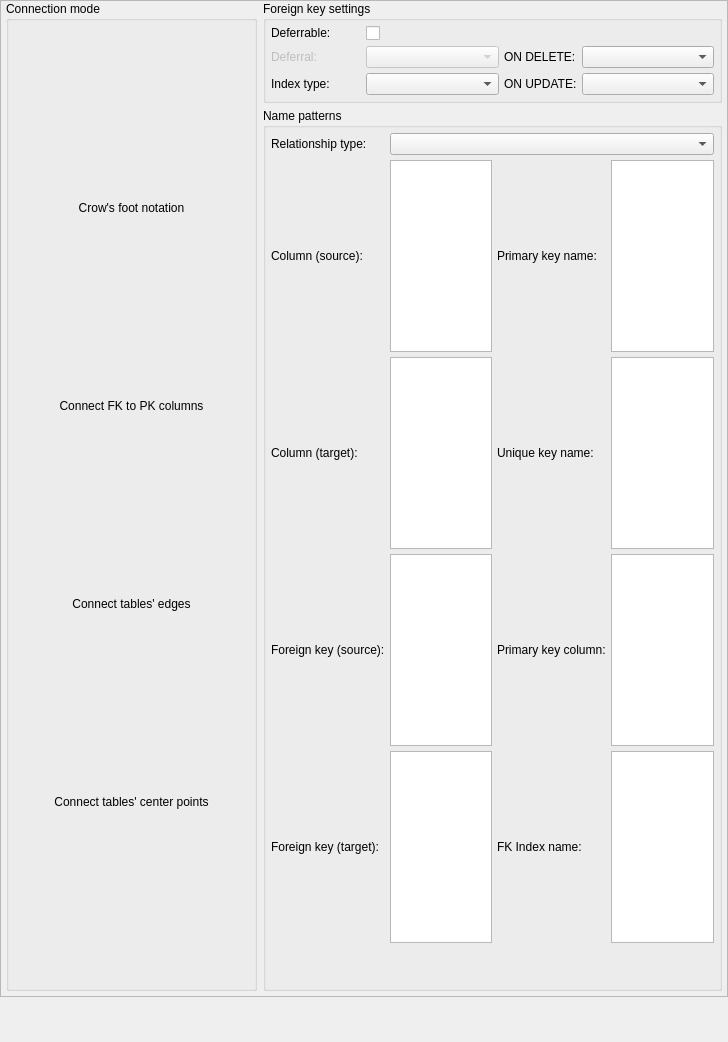
<?xml version="1.0" encoding="UTF-8"?>
<ui version="4.0">
 <class>RelationshipConfigWidget</class>
 <widget class="QWidget" name="RelationshipConfigWidget">
  <property name="geometry">
   <rect>
    <x>0</x>
    <y>0</y>
    <width>728</width>
    <height>1042</height>
   </rect>
  </property>
  <property name="sizePolicy">
   <sizepolicy hsizetype="Expanding" vsizetype="Preferred">
    <horstretch>0</horstretch>
    <verstretch>0</verstretch>
   </sizepolicy>
  </property>
  <property name="windowTitle">
   <string>Form</string>
  </property>
  <layout class="QVBoxLayout" name="verticalLayout_3">
   <property name="leftMargin">
    <number>0</number>
   </property>
   <property name="topMargin">
    <number>0</number>
   </property>
   <property name="rightMargin">
    <number>0</number>
   </property>
   <property name="bottomMargin">
    <number>0</number>
   </property>
   <item>
    <widget class="QFrame" name="bg_frame">
     <property name="sizePolicy">
      <sizepolicy hsizetype="Preferred" vsizetype="Fixed">
       <horstretch>0</horstretch>
       <verstretch>0</verstretch>
      </sizepolicy>
     </property>
     <property name="frameShape">
      <enum>QFrame::Shape::StyledPanel</enum>
     </property>
     <property name="frameShadow">
      <enum>QFrame::Shadow::Raised</enum>
     </property>
     <layout class="QHBoxLayout" name="horizontalLayout">
      <property name="leftMargin">
       <number>5</number>
      </property>
      <property name="topMargin">
       <number>0</number>
      </property>
      <property name="rightMargin">
       <number>5</number>
      </property>
      <property name="bottomMargin">
       <number>5</number>
      </property>
      <item>
       <layout class="QVBoxLayout" name="verticalLayout">
        <property name="spacing">
         <number>5</number>
        </property>
        <item>
         <widget class="QGroupBox" name="conn_mode_gb">
          <property name="sizePolicy">
           <sizepolicy hsizetype="Fixed" vsizetype="Preferred">
            <horstretch>0</horstretch>
            <verstretch>0</verstretch>
           </sizepolicy>
          </property>
          <property name="minimumSize">
           <size>
            <width>0</width>
            <height>0</height>
           </size>
          </property>
          <property name="title">
           <string>Connection mode</string>
          </property>
          <layout class="QVBoxLayout" name="verticalLayout_6">
           <property name="leftMargin">
            <number>5</number>
           </property>
           <property name="topMargin">
            <number>5</number>
           </property>
           <property name="rightMargin">
            <number>5</number>
           </property>
           <property name="bottomMargin">
            <number>5</number>
           </property>
           <item>
            <widget class="QToolButton" name="crows_foot_tb">
             <property name="minimumSize">
              <size>
               <width>235</width>
               <height>0</height>
              </size>
             </property>
             <property name="toolTip">
              <string>&lt;p&gt;This mode renders the relationships in crow's foot notation which has a better semantics and readability. It also determines the optimal point where the relationship is connected on the tables' edges taking their position into account.&lt;/p&gt;</string>
             </property>
             <property name="text">
              <string>Crow's foot notation</string>
             </property>
             <property name="icon">
              <iconset resource="../../res/resources.qrc">
               <normaloff>:/images/images/conn_crowsfoot.png</normaloff>:/images/images/conn_crowsfoot.png</iconset>
             </property>
             <property name="iconSize">
              <size>
               <width>197</width>
               <height>50</height>
              </size>
             </property>
             <property name="checkable">
              <bool>true</bool>
             </property>
             <property name="autoRepeat">
              <bool>false</bool>
             </property>
             <property name="toolButtonStyle">
              <enum>Qt::ToolButtonStyle::ToolButtonTextUnderIcon</enum>
             </property>
             <property name="autoRaise">
              <bool>true</bool>
             </property>
            </widget>
           </item>
           <item>
            <widget class="QToolButton" name="fk_to_pk_tb">
             <property name="minimumSize">
              <size>
               <width>235</width>
               <height>0</height>
              </size>
             </property>
             <property name="toolTip">
              <string>This mode is available only for &lt;strong&gt;one-to-one&lt;/strong&gt;, &lt;strong&gt;one-to-many&lt;/strong&gt; and &lt;strong&gt;fk relationships&lt;/strong&gt; but provides a better semantics when linking tables by placing the lines on the exact point where the relationship occurs. It implies the usage of the classical ER notation.</string>
             </property>
             <property name="text">
              <string>Connect FK to PK columns</string>
             </property>
             <property name="icon">
              <iconset resource="../../res/resources.qrc">
               <normaloff>:/images/images/conn_fktopk.png</normaloff>:/images/images/conn_fktopk.png</iconset>
             </property>
             <property name="iconSize">
              <size>
               <width>197</width>
               <height>50</height>
              </size>
             </property>
             <property name="checkable">
              <bool>true</bool>
             </property>
             <property name="autoRepeat">
              <bool>false</bool>
             </property>
             <property name="toolButtonStyle">
              <enum>Qt::ToolButtonStyle::ToolButtonTextUnderIcon</enum>
             </property>
             <property name="autoRaise">
              <bool>true</bool>
             </property>
            </widget>
           </item>
           <item>
            <widget class="QToolButton" name="tab_edges_tb">
             <property name="minimumSize">
              <size>
               <width>235</width>
               <height>0</height>
              </size>
             </property>
             <property name="toolTip">
              <string>&lt;p&gt;This mode determines the optimal point where the relationship is connected on the tables' edges taking their position into account. It implies the usage of the classical ER notation.&lt;/p&gt;</string>
             </property>
             <property name="text">
              <string>Connect tables' edges</string>
             </property>
             <property name="icon">
              <iconset resource="../../res/resources.qrc">
               <normaloff>:/images/images/conn_tabedges.png</normaloff>:/images/images/conn_tabedges.png</iconset>
             </property>
             <property name="iconSize">
              <size>
               <width>197</width>
               <height>50</height>
              </size>
             </property>
             <property name="checkable">
              <bool>true</bool>
             </property>
             <property name="autoRepeat">
              <bool>false</bool>
             </property>
             <property name="toolButtonStyle">
              <enum>Qt::ToolButtonStyle::ToolButtonTextUnderIcon</enum>
             </property>
             <property name="autoRaise">
              <bool>true</bool>
             </property>
            </widget>
           </item>
           <item>
            <widget class="QToolButton" name="center_pnts_tb">
             <property name="minimumSize">
              <size>
               <width>235</width>
               <height>0</height>
              </size>
             </property>
             <property name="toolTip">
              <string>&lt;p&gt;This mode is the classical one. It connects the relationship to tables through their central points. It implies the usage of the classical ER notation.&lt;/p&gt;</string>
             </property>
             <property name="text">
              <string>Connect tables' center points</string>
             </property>
             <property name="icon">
              <iconset resource="../../res/resources.qrc">
               <normaloff>:/images/images/conn_tabcenter.png</normaloff>:/images/images/conn_tabcenter.png</iconset>
             </property>
             <property name="iconSize">
              <size>
               <width>197</width>
               <height>50</height>
              </size>
             </property>
             <property name="checkable">
              <bool>true</bool>
             </property>
             <property name="autoRepeat">
              <bool>false</bool>
             </property>
             <property name="toolButtonStyle">
              <enum>Qt::ToolButtonStyle::ToolButtonTextUnderIcon</enum>
             </property>
             <property name="autoRaise">
              <bool>true</bool>
             </property>
            </widget>
           </item>
          </layout>
         </widget>
        </item>
       </layout>
      </item>
      <item>
       <layout class="QVBoxLayout" name="verticalLayout_2">
        <property name="spacing">
         <number>5</number>
        </property>
        <property name="bottomMargin">
         <number>0</number>
        </property>
        <item>
         <widget class="QGroupBox" name="foreign_key_gb">
          <property name="sizePolicy">
           <sizepolicy hsizetype="Preferred" vsizetype="Fixed">
            <horstretch>0</horstretch>
            <verstretch>0</verstretch>
           </sizepolicy>
          </property>
          <property name="focusPolicy">
           <enum>Qt::FocusPolicy::TabFocus</enum>
          </property>
          <property name="title">
           <string>Foreign key settings</string>
          </property>
          <property name="checkable">
           <bool>false</bool>
          </property>
          <property name="checked">
           <bool>false</bool>
          </property>
          <layout class="QGridLayout" name="gridLayout">
           <property name="leftMargin">
            <number>5</number>
           </property>
           <property name="topMargin">
            <number>5</number>
           </property>
           <property name="rightMargin">
            <number>5</number>
           </property>
           <property name="bottomMargin">
            <number>5</number>
           </property>
           <property name="spacing">
            <number>5</number>
           </property>
           <item row="2" column="4">
            <widget class="QComboBox" name="del_action_cmb">
             <property name="sizePolicy">
              <sizepolicy hsizetype="Expanding" vsizetype="Fixed">
               <horstretch>0</horstretch>
               <verstretch>0</verstretch>
              </sizepolicy>
             </property>
             <property name="iconSize">
              <size>
               <width>28</width>
               <height>28</height>
              </size>
             </property>
            </widget>
           </item>
           <item row="3" column="4">
            <widget class="QComboBox" name="upd_action_cmb">
             <property name="sizePolicy">
              <sizepolicy hsizetype="Expanding" vsizetype="Fixed">
               <horstretch>0</horstretch>
               <verstretch>0</verstretch>
              </sizepolicy>
             </property>
             <property name="iconSize">
              <size>
               <width>28</width>
               <height>28</height>
              </size>
             </property>
            </widget>
           </item>
           <item row="2" column="3">
            <widget class="QLabel" name="on_delete_lbl">
             <property name="text">
              <string>ON DELETE:</string>
             </property>
            </widget>
           </item>
           <item row="3" column="3">
            <widget class="QLabel" name="on_update_lbl">
             <property name="text">
              <string>ON UPDATE:</string>
             </property>
            </widget>
           </item>
           <item row="2" column="2">
            <widget class="QComboBox" name="deferral_cmb">
             <property name="enabled">
              <bool>false</bool>
             </property>
             <property name="sizePolicy">
              <sizepolicy hsizetype="Expanding" vsizetype="Fixed">
               <horstretch>0</horstretch>
               <verstretch>0</verstretch>
              </sizepolicy>
             </property>
             <property name="minimumSize">
              <size>
               <width>0</width>
               <height>0</height>
              </size>
             </property>
             <property name="maximumSize">
              <size>
               <width>16777215</width>
               <height>16777215</height>
              </size>
             </property>
             <property name="sizeAdjustPolicy">
              <enum>QComboBox::SizeAdjustPolicy::AdjustToContents</enum>
             </property>
             <property name="iconSize">
              <size>
               <width>28</width>
               <height>28</height>
              </size>
             </property>
            </widget>
           </item>
           <item row="3" column="2">
            <widget class="QComboBox" name="index_type_cmb">
             <property name="sizePolicy">
              <sizepolicy hsizetype="Expanding" vsizetype="Fixed">
               <horstretch>0</horstretch>
               <verstretch>0</verstretch>
              </sizepolicy>
             </property>
            </widget>
           </item>
           <item row="2" column="1">
            <widget class="QLabel" name="deferral_lbl">
             <property name="enabled">
              <bool>false</bool>
             </property>
             <property name="sizePolicy">
              <sizepolicy hsizetype="Preferred" vsizetype="Fixed">
               <horstretch>0</horstretch>
               <verstretch>0</verstretch>
              </sizepolicy>
             </property>
             <property name="minimumSize">
              <size>
               <width>0</width>
               <height>0</height>
              </size>
             </property>
             <property name="maximumSize">
              <size>
               <width>16777215</width>
               <height>16777215</height>
              </size>
             </property>
             <property name="text">
              <string>Deferral:</string>
             </property>
            </widget>
           </item>
           <item row="3" column="1">
            <widget class="QLabel" name="index_type_lbl">
             <property name="sizePolicy">
              <sizepolicy hsizetype="Preferred" vsizetype="Fixed">
               <horstretch>0</horstretch>
               <verstretch>0</verstretch>
              </sizepolicy>
             </property>
             <property name="minimumSize">
              <size>
               <width>90</width>
               <height>0</height>
              </size>
             </property>
             <property name="maximumSize">
              <size>
               <width>90</width>
               <height>16777215</height>
              </size>
             </property>
             <property name="text">
              <string>Index type:</string>
             </property>
            </widget>
           </item>
           <item row="0" column="2">
            <widget class="QCheckBox" name="deferrable_chk">
             <property name="sizePolicy">
              <sizepolicy hsizetype="Expanding" vsizetype="Fixed">
               <horstretch>0</horstretch>
               <verstretch>0</verstretch>
              </sizepolicy>
             </property>
             <property name="minimumSize">
              <size>
               <width>0</width>
               <height>0</height>
              </size>
             </property>
             <property name="maximumSize">
              <size>
               <width>16777215</width>
               <height>16777215</height>
              </size>
             </property>
             <property name="text">
              <string/>
             </property>
            </widget>
           </item>
           <item row="0" column="1">
            <widget class="QLabel" name="deferrable_lbl">
             <property name="sizePolicy">
              <sizepolicy hsizetype="Preferred" vsizetype="Fixed">
               <horstretch>0</horstretch>
               <verstretch>0</verstretch>
              </sizepolicy>
             </property>
             <property name="minimumSize">
              <size>
               <width>90</width>
               <height>0</height>
              </size>
             </property>
             <property name="maximumSize">
              <size>
               <width>90</width>
               <height>16777215</height>
              </size>
             </property>
             <property name="text">
              <string>Deferrable:</string>
             </property>
            </widget>
           </item>
          </layout>
         </widget>
        </item>
        <item>
         <widget class="QGroupBox" name="name_patterns_grp">
          <property name="sizePolicy">
           <sizepolicy hsizetype="Preferred" vsizetype="Expanding">
            <horstretch>0</horstretch>
            <verstretch>0</verstretch>
           </sizepolicy>
          </property>
          <property name="minimumSize">
           <size>
            <width>0</width>
            <height>0</height>
           </size>
          </property>
          <property name="font">
           <font>
            <italic>false</italic>
           </font>
          </property>
          <property name="focusPolicy">
           <enum>Qt::FocusPolicy::TabFocus</enum>
          </property>
          <property name="title">
           <string>Name patterns</string>
          </property>
          <property name="checkable">
           <bool>false</bool>
          </property>
          <layout class="QGridLayout" name="gridLayout_2">
           <property name="leftMargin">
            <number>5</number>
           </property>
           <property name="topMargin">
            <number>5</number>
           </property>
           <property name="rightMargin">
            <number>5</number>
           </property>
           <property name="bottomMargin">
            <number>5</number>
           </property>
           <property name="spacing">
            <number>5</number>
           </property>
           <item row="3" column="4">
            <widget class="QPlainTextEdit" name="pk_col_pattern_txt">
             <property name="sizePolicy">
              <sizepolicy hsizetype="Expanding" vsizetype="Fixed">
               <horstretch>0</horstretch>
               <verstretch>0</verstretch>
              </sizepolicy>
             </property>
             <property name="minimumSize">
              <size>
               <width>0</width>
               <height>0</height>
              </size>
             </property>
             <property name="maximumSize">
              <size>
               <width>16777215</width>
               <height>16777215</height>
              </size>
             </property>
             <property name="verticalScrollBarPolicy">
              <enum>Qt::ScrollBarPolicy::ScrollBarAlwaysOff</enum>
             </property>
             <property name="horizontalScrollBarPolicy">
              <enum>Qt::ScrollBarPolicy::ScrollBarAlwaysOff</enum>
             </property>
            </widget>
           </item>
           <item row="4" column="1">
            <widget class="QPlainTextEdit" name="dst_fk_pattern_txt">
             <property name="sizePolicy">
              <sizepolicy hsizetype="Expanding" vsizetype="Fixed">
               <horstretch>0</horstretch>
               <verstretch>0</verstretch>
              </sizepolicy>
             </property>
             <property name="minimumSize">
              <size>
               <width>0</width>
               <height>0</height>
              </size>
             </property>
             <property name="maximumSize">
              <size>
               <width>16777215</width>
               <height>16777215</height>
              </size>
             </property>
             <property name="verticalScrollBarPolicy">
              <enum>Qt::ScrollBarPolicy::ScrollBarAlwaysOff</enum>
             </property>
             <property name="horizontalScrollBarPolicy">
              <enum>Qt::ScrollBarPolicy::ScrollBarAlwaysOff</enum>
             </property>
            </widget>
           </item>
           <item row="2" column="0">
            <widget class="QLabel" name="dst_col_pattern_lbl">
             <property name="toolTip">
              <string>Pattern for columns generated based upon target table's pk (n-n).</string>
             </property>
             <property name="text">
              <string>Column (target):</string>
             </property>
            </widget>
           </item>
           <item row="4" column="0">
            <widget class="QLabel" name="dst_fk_pattern_lbl">
             <property name="toolTip">
              <string>Pattern for foreign key generated based upon target table's pk (n-n).</string>
             </property>
             <property name="text">
              <string>Foreign key (target):</string>
             </property>
            </widget>
           </item>
           <item row="1" column="1">
            <widget class="QPlainTextEdit" name="src_col_pattern_txt">
             <property name="sizePolicy">
              <sizepolicy hsizetype="Expanding" vsizetype="Fixed">
               <horstretch>0</horstretch>
               <verstretch>0</verstretch>
              </sizepolicy>
             </property>
             <property name="minimumSize">
              <size>
               <width>0</width>
               <height>0</height>
              </size>
             </property>
             <property name="maximumSize">
              <size>
               <width>16777215</width>
               <height>16777215</height>
              </size>
             </property>
             <property name="verticalScrollBarPolicy">
              <enum>Qt::ScrollBarPolicy::ScrollBarAlwaysOff</enum>
             </property>
             <property name="horizontalScrollBarPolicy">
              <enum>Qt::ScrollBarPolicy::ScrollBarAlwaysOff</enum>
             </property>
            </widget>
           </item>
           <item row="2" column="4">
            <widget class="QPlainTextEdit" name="uq_pattern_txt">
             <property name="sizePolicy">
              <sizepolicy hsizetype="Expanding" vsizetype="Fixed">
               <horstretch>0</horstretch>
               <verstretch>0</verstretch>
              </sizepolicy>
             </property>
             <property name="minimumSize">
              <size>
               <width>0</width>
               <height>0</height>
              </size>
             </property>
             <property name="maximumSize">
              <size>
               <width>16777215</width>
               <height>16777215</height>
              </size>
             </property>
             <property name="verticalScrollBarPolicy">
              <enum>Qt::ScrollBarPolicy::ScrollBarAlwaysOff</enum>
             </property>
             <property name="horizontalScrollBarPolicy">
              <enum>Qt::ScrollBarPolicy::ScrollBarAlwaysOff</enum>
             </property>
            </widget>
           </item>
           <item row="0" column="0">
            <widget class="QLabel" name="label">
             <property name="text">
              <string>Relationship type:</string>
             </property>
            </widget>
           </item>
           <item row="0" column="1" colspan="4">
            <widget class="QComboBox" name="rel_type_cmb">
             <property name="iconSize">
              <size>
               <width>28</width>
               <height>28</height>
              </size>
             </property>
            </widget>
           </item>
           <item row="3" column="1">
            <widget class="QPlainTextEdit" name="src_fk_pattern_txt">
             <property name="sizePolicy">
              <sizepolicy hsizetype="Expanding" vsizetype="Fixed">
               <horstretch>0</horstretch>
               <verstretch>0</verstretch>
              </sizepolicy>
             </property>
             <property name="minimumSize">
              <size>
               <width>0</width>
               <height>0</height>
              </size>
             </property>
             <property name="maximumSize">
              <size>
               <width>16777215</width>
               <height>16777215</height>
              </size>
             </property>
             <property name="verticalScrollBarPolicy">
              <enum>Qt::ScrollBarPolicy::ScrollBarAlwaysOff</enum>
             </property>
             <property name="horizontalScrollBarPolicy">
              <enum>Qt::ScrollBarPolicy::ScrollBarAlwaysOff</enum>
             </property>
            </widget>
           </item>
           <item row="1" column="4">
            <widget class="QPlainTextEdit" name="pk_pattern_txt">
             <property name="sizePolicy">
              <sizepolicy hsizetype="Expanding" vsizetype="Fixed">
               <horstretch>0</horstretch>
               <verstretch>0</verstretch>
              </sizepolicy>
             </property>
             <property name="minimumSize">
              <size>
               <width>0</width>
               <height>0</height>
              </size>
             </property>
             <property name="maximumSize">
              <size>
               <width>16777215</width>
               <height>16777215</height>
              </size>
             </property>
             <property name="verticalScrollBarPolicy">
              <enum>Qt::ScrollBarPolicy::ScrollBarAlwaysOff</enum>
             </property>
             <property name="horizontalScrollBarPolicy">
              <enum>Qt::ScrollBarPolicy::ScrollBarAlwaysOff</enum>
             </property>
            </widget>
           </item>
           <item row="3" column="2" colspan="2">
            <widget class="QLabel" name="pk_col_pattern_lbl">
             <property name="toolTip">
              <string>Pattern for primary key generated by identifier relationship.</string>
             </property>
             <property name="text">
              <string>Primary key column:</string>
             </property>
            </widget>
           </item>
           <item row="4" column="4">
            <widget class="QPlainTextEdit" name="fk_idx_pattern_txt">
             <property name="sizePolicy">
              <sizepolicy hsizetype="Expanding" vsizetype="Fixed">
               <horstretch>0</horstretch>
               <verstretch>0</verstretch>
              </sizepolicy>
             </property>
             <property name="minimumSize">
              <size>
               <width>0</width>
               <height>0</height>
              </size>
             </property>
             <property name="maximumSize">
              <size>
               <width>16777215</width>
               <height>16777215</height>
              </size>
             </property>
             <property name="verticalScrollBarPolicy">
              <enum>Qt::ScrollBarPolicy::ScrollBarAlwaysOff</enum>
             </property>
             <property name="horizontalScrollBarPolicy">
              <enum>Qt::ScrollBarPolicy::ScrollBarAlwaysOff</enum>
             </property>
            </widget>
           </item>
           <item row="4" column="2">
            <widget class="QLabel" name="fk_idx_pattern_lbl">
             <property name="toolTip">
              <string>Pattern for unique key generated by the relationship.</string>
             </property>
             <property name="text">
              <string>FK Index name:</string>
             </property>
            </widget>
           </item>
           <item row="1" column="2">
            <widget class="QLabel" name="pk_pattern_lbl">
             <property name="toolTip">
              <string>Pattern for primary key generated by identifier relationship.</string>
             </property>
             <property name="text">
              <string>Primary key name:</string>
             </property>
            </widget>
           </item>
           <item row="2" column="2">
            <widget class="QLabel" name="uq_pattern_lbl">
             <property name="toolTip">
              <string>Pattern for unique key generated by the relationship.</string>
             </property>
             <property name="text">
              <string>Unique key name:</string>
             </property>
            </widget>
           </item>
           <item row="1" column="0">
            <widget class="QLabel" name="src_col_pattern_lbl">
             <property name="toolTip">
              <string>Pattern for columns generated based upon reference table's pk (1-1 and 1-n) or based upon source table's pk (n-n).</string>
             </property>
             <property name="text">
              <string>Column (source):</string>
             </property>
            </widget>
           </item>
           <item row="3" column="0">
            <widget class="QLabel" name="src_fk_pattern_lbl">
             <property name="toolTip">
              <string>Pattern for foreign key generated based upon reference table's pk (1-1 and 1-n) or based upon source table's pk (n-n).</string>
             </property>
             <property name="text">
              <string>Foreign key (source):</string>
             </property>
            </widget>
           </item>
           <item row="2" column="1">
            <widget class="QPlainTextEdit" name="dst_col_pattern_txt">
             <property name="sizePolicy">
              <sizepolicy hsizetype="Expanding" vsizetype="Fixed">
               <horstretch>0</horstretch>
               <verstretch>0</verstretch>
              </sizepolicy>
             </property>
             <property name="minimumSize">
              <size>
               <width>0</width>
               <height>0</height>
              </size>
             </property>
             <property name="maximumSize">
              <size>
               <width>16777215</width>
               <height>16777215</height>
              </size>
             </property>
             <property name="verticalScrollBarPolicy">
              <enum>Qt::ScrollBarPolicy::ScrollBarAlwaysOff</enum>
             </property>
             <property name="horizontalScrollBarPolicy">
              <enum>Qt::ScrollBarPolicy::ScrollBarAlwaysOff</enum>
             </property>
            </widget>
           </item>
           <item row="5" column="2">
            <spacer name="verticalSpacer">
             <property name="orientation">
              <enum>Qt::Orientation::Vertical</enum>
             </property>
             <property name="sizeHint" stdset="0">
              <size>
               <width>20</width>
               <height>40</height>
              </size>
             </property>
            </spacer>
           </item>
          </layout>
         </widget>
        </item>
       </layout>
      </item>
     </layout>
    </widget>
   </item>
   <item>
    <spacer name="verticalSpacer_2">
     <property name="orientation">
      <enum>Qt::Orientation::Vertical</enum>
     </property>
     <property name="sizeHint" stdset="0">
      <size>
       <width>728</width>
       <height>308</height>
      </size>
     </property>
    </spacer>
   </item>
  </layout>
 </widget>
 <tabstops>
  <tabstop>rel_type_cmb</tabstop>
  <tabstop>src_col_pattern_txt</tabstop>
  <tabstop>src_fk_pattern_txt</tabstop>
  <tabstop>pk_pattern_txt</tabstop>
  <tabstop>pk_col_pattern_txt</tabstop>
 </tabstops>
 <resources>
  <include location="../../res/resources.qrc"/>
 </resources>
 <connections/>
</ui>
